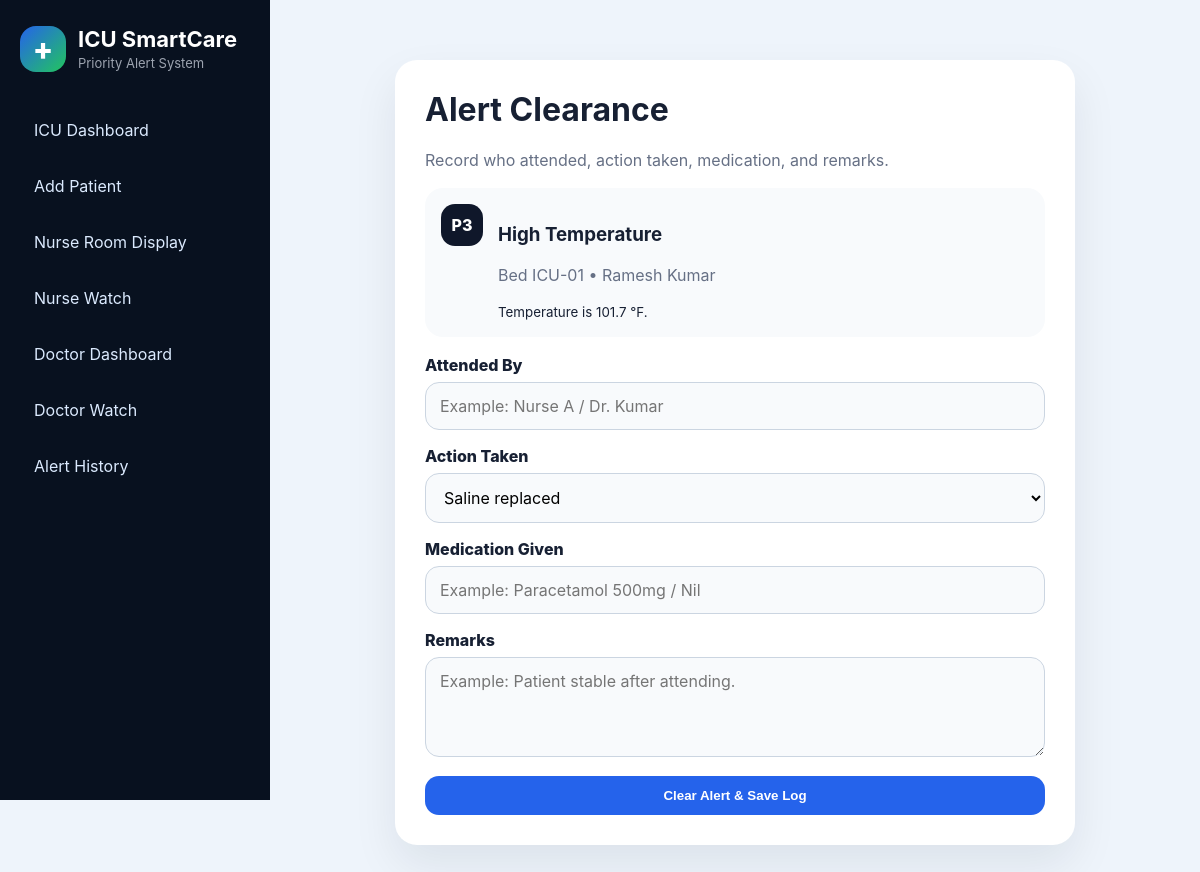
The app's page /clear-alert/8/ with its own data.
### monitor/models.py (models this page shows, shortened)
class Alert(models.Model):
    STATUS_CHOICES = [
        ('Active', 'Active'),
        ('Cleared', 'Cleared'),
    ]
    patient = models.ForeignKey(Patient, on_delete=models.CASCADE)
    alert_type = models.CharField(max_length=80)
    message = models.TextField()
    severity = models.CharField(max_length=20)
    priority = models.IntegerField()
    assigned_to = models.CharField(max_length=50)
    status = models.CharField(max_length=20, choices=STATUS_CHOICES, default='Active')
    generated_at = models.DateTimeField(default=timezone.now)
    cleared_at = models.DateTimeField(null=True, blank=True)
    response_seconds = models.IntegerField(null=True, blank=True)
    attended_by = models.CharField(max_length=100, blank=True)
    action_taken = models.CharField(max_length=150, blank=True)
    medication_given = models.CharField(max_length=150, blank=True)
    remarks = models.TextField(blank=True)
    escalation_level = models.IntegerField(default=0)
    points_awarded = models.IntegerField(default=0)  # ✅ ADDED

class Patient(models.Model):
    RISK_CHOICES = [
        ('Normal', 'Normal'),
        ('Moderate', 'Moderate'),
        ('High Risk', 'High Risk'),
    ]
    patient_name = models.CharField(max_length=100)
    bed_no = models.CharField(max_length=20, unique=True)
    age = models.PositiveIntegerField()
    assigned_doctor = models.CharField(max_length=100)  # ✅ ADDED
    risk_level = models.CharField(max_length=20, choices=RISK_CHOICES, default='Normal')
    diagnosis = models.TextField(blank=True)

### monitor/views.py (the view, shortened to what this page needs)
# urls.py: path('clear-alert/<int:alert_id>/', views.clear_alert, name='clear_alert'),
def clear_alert(request, alert_id):
    alert = get_object_or_404(Alert, id=alert_id)
    return render(request, 'monitor/clear_alert.html', {'alert': alert})

### monitor/templates/monitor/clear_alert.html (shortened to what this page needs)
{% extends 'monitor/base.html' %}
{% block content %}
<div class="form-wrap">
    <div class="form-card wide">
        <h1>Alert Clearance</h1>
        <p>Record who attended, action taken, medication, and remarks.</p>
        <div class="clear-summary">
            <span class="priority">P{{ alert.priority }}</span>
            <div>
                <h3>{{ alert.alert_type }}</h3>
                <p>Bed {{ alert.patient.bed_no }} • {{ alert.patient.patient_name }}</p>
                <small>{{ alert.message }}</small>
            </div>
        </div>
        <form method="POST">
            <label>Attended By</label>
            <input type="text" name="attended_by" placeholder="Example: Nurse A / Dr. Kumar" required>
            <label>Action Taken</label>
            <select name="action_taken" required>
                <option>Saline replaced</option>
            </select>
            <label>Medication Given</label>
            <input type="text" name="medication_given" placeholder="Example: Paracetamol 500mg / Nil">
            <label>Remarks</label>
            <textarea name="remarks" placeholder="Example: Patient stable after attending."></textarea>
            <button class="btn primary full" type="submit">Clear Alert & Save Log</button>
        </form>
    </div>
</div>
{% endblock %}

### monitor/static/monitor/css/style.css (style rules this page uses)
:root { --bg:#eef4fb; --card:#ffffff; --text:#172033; --muted:#667085; --primary:#2563eb; --primary-dark:#1d4ed8; --green:#16a34a; --red:#dc2626; --orange:#f97316; --yellow:#ca8a04; --shadow: 0 20px 45px rgba(15, 23, 42, .08); --radius: 22px; }
* { box-sizing:border-box }
body { margin:0; font-family: Inter, Segoe UI, Arial, sans-serif; background:var(--bg); color:var(--text); }
.btn { border:none; display:inline-flex; align-items:center; justify-content:center; text-decoration:none; background:#111827; color:white; padding:12px 16px; border-radius:14px; font-weight:700; cursor:pointer; }
.btn.primary { background:var(--primary); }
.btn.full { width:100%; margin-top:15px; }
.priority { min-width:42px; height:42px; display:grid; place-items:center; border-radius:14px; background:#0f172a; color:white; font-weight:800; }
.form-wrap { display:flex; justify-content:center; padding-top:30px; }
.form-card { width:520px; background:white; padding:30px; border-radius:var(--radius); box-shadow:var(--shadow); }
.form-card.wide { width:680px; }
.form-card h1 { margin-top:0; }
.form-card p { color:var(--muted); }
label { display:block; font-weight:800; margin-top:16px; margin-bottom:7px; }
input, select, textarea { width:100%; padding:13px 14px; border-radius:14px; border:1px solid #cbd5e1; font:inherit; outline:none; background:#f8fafc; }
textarea { min-height:100px; resize:vertical; }
.clear-summary { display:flex; gap:15px; padding:16px; background:#f8fafc; border-radius:18px; margin:18px 0; }

### records on screen
Alert: priority "3", alert_type "High Temperature", patient.bed_no "ICU-01", patient.patient_name "Ramesh Kumar", message "Temperature is 101.7 °F."
